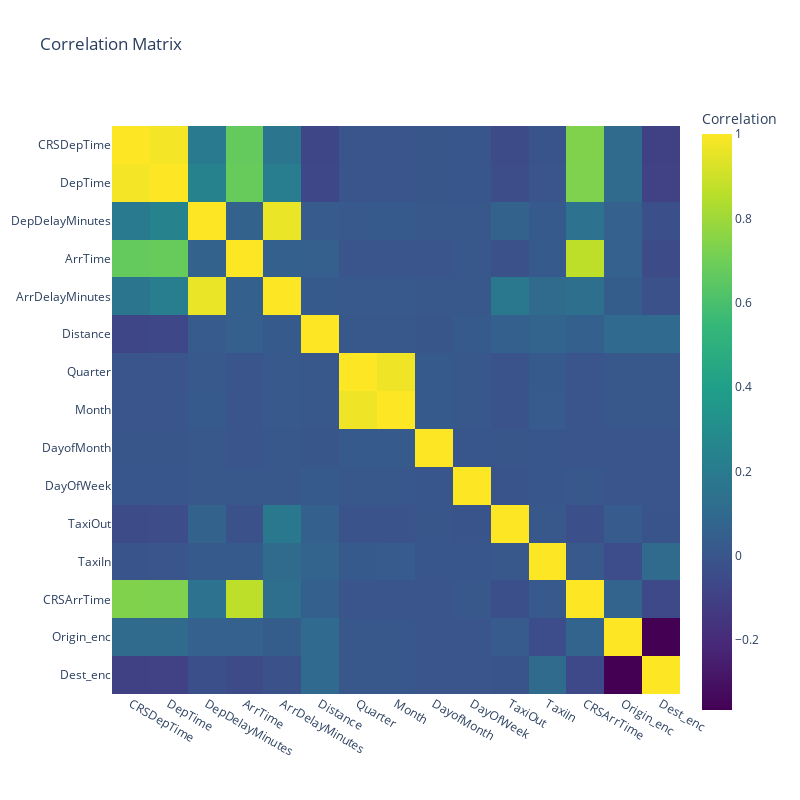

Here is the notebook cell this chart was saved with:
### Code cell
import plotly.express as px

corrmat = df_train.corr() 
fig = px.imshow(corrmat,
                labels = dict(color='Correlation'),
                x=corrmat.columns,
                y=corrmat.index,
                color_continuous_scale='Viridis',
                title='Correlation Matrix')
fig.update_layout(width=800, height=800)
fig.show()

### Figure 1 — Plotly figure (JSON) as saved in the notebook; plotly's stock layout.template omitted (floating-point values rounded to 4 significant figures; data arrays with more than 128 entries replaced by an {"elided": "..."} marker saying what was removed)
{"data": [{"coloraxis": "coloraxis", "hovertemplate": "x: %{x}<br>y: %{y}<br>Correlation: %{z}<extra></extra>", "name": "0", "type": "heatmap", "x": ["CRSDepTime", "DepTime", "DepDelayMinutes", "ArrTime", "ArrDelayMinutes", "Distance", "Quarter", "Month", "DayofMonth", "DayOfWeek", "TaxiOut", "TaxiIn", "CRSArrTime", "Origin_enc", "Dest_enc"], "xaxis": "x", "y": ["CRSDepTime", "DepTime", "DepDelayMinutes", "ArrTime", "ArrDelayMinutes", "Distance", "Quarter", "Month", "DayofMonth", "DayOfWeek", "TaxiOut", "TaxiIn", "CRSArrTime", "Origin_enc", "Dest_enc"], "yaxis": "y", "z": {"elided": "15x15 float values"}}], "layout": {"coloraxis": {"colorbar": {"title": {"text": "Correlation"}}, "colorscale": [[0, "#440154"], [0.1111, "#482878"], [0.2222, "#3e4989"], [0.3333, "#31688e"], [0.4444, "#26828e"], [0.5556, "#1f9e89"], [0.6667, "#35b779"], [0.7778, "#6ece58"], [0.8889, "#b5de2b"], [1, "#fde725"]]}, "height": 800, "title": {"text": "Correlation Matrix"}, "width": 800, "xaxis": {"anchor": "y", "constrain": "domain", "domain": [0, 1], "scaleanchor": "y"}, "yaxis": {"anchor": "x", "autorange": "reversed", "constrain": "domain", "domain": [0, 1]}}}
